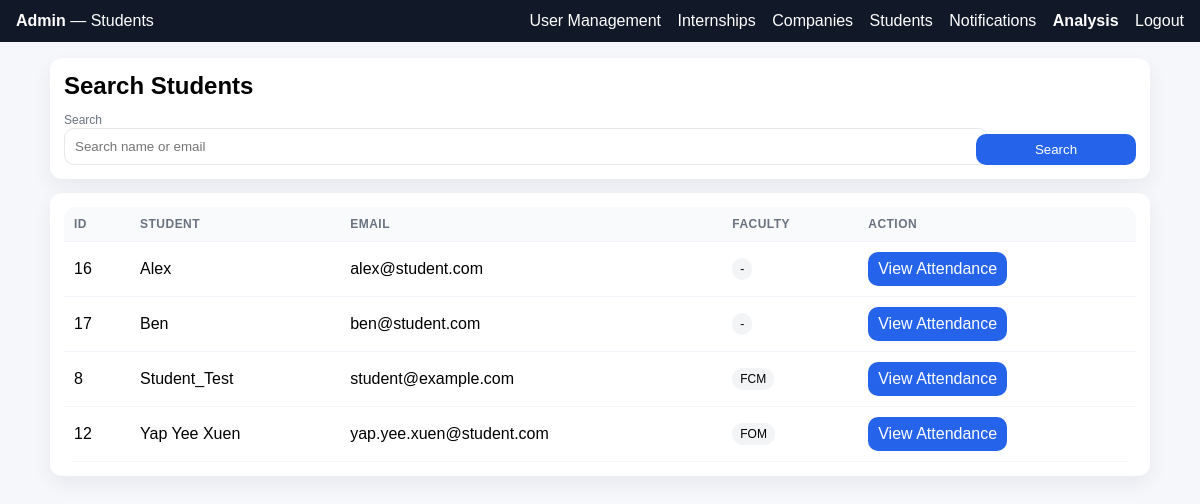
The app's page /dashboard/admin_students.php (signed in) with its own data.
### tables this page shows
CREATE TABLE `users` (
  `id` int(11) NOT NULL,
  `name` varchar(100) NOT NULL,
  `email` varchar(100) NOT NULL,
  `password` varchar(255) NOT NULL,
  `role` enum('student','company','academic','admin') NOT NULL,
  `created_at` timestamp NOT NULL DEFAULT current_timestamp(),
  `academic_supervisor_id` int(11) DEFAULT NULL,
  `faculty` enum('FCI','FCM','FIST','FOM') DEFAULT NULL
);

### dashboard/admin_students.php (the view, shortened to what this page needs)
<?php
include("../config/db.php");
$q = trim($_GET['q'] ?? '');
$sql = "SELECT id, name, email, faculty FROM users WHERE role='student'";
$sql .= " ORDER BY name ASC";
$stmt = $conn->prepare($sql);
$stmt->execute();
$students = $stmt->get_result();
?>
<!DOCTYPE html>
<html>
<head>
</head>
<body>
<div class="navbar">
    <div><b>Admin</b> — Students</div>
    <div>
        <a href="admin.php">User Management</a>
        <a href="admin_internships.php">Internships</a>
        <a href="admin_companies.php">Companies</a>
        <a href="admin_students.php">Students</a>
        <a href="admin_notifications.php">Notifications</a>
        <a href="admin_analysis.php"><b>Analysis</b></a>
        <a href="../auth/logout.php">Logout</a>
    </div>
</div>
<div class="container">
    <div class="card">
        <h2 style="margin:0 0 10px;">Search Students</h2>
        <form method="GET" class="row">
            <div>
                <label style="font-size:12px;color:#6b7280;">Search</label>
                <input type="text" name="q" value="<?= htmlspecialchars($q) ?>" placeholder="Search name or email">
            </div>
            <div style="flex:0; min-width:160px;">
                <button class="btn" type="submit" style="width:100%;">Search</button>
            </div>
        </form>
    </div>
    <div class="card">
        <table>
            <tr>
                <th>ID</th>
                <th>Student</th>
                <th>Email</th>
                <th>Faculty</th>
                <th>Action</th>
            </tr>
            <?php while ($s = $students->fetch_assoc()): ?>
                <tr>
                    <td><?= (int)$s['id'] ?></td>
                    <td><?= htmlspecialchars($s['name']) ?></td>
                    <td><?= htmlspecialchars($s['email']) ?></td>
                    <td><span class="tag"><?= htmlspecialchars($s['faculty'] ?? '-') ?></span></td>
                    <td>
                        <a class="btn" href="admin_student_attendance.php?student_id=<?= (int)$s['id'] ?>">
                            View Attendance
                        </a>
                    </td>
                </tr>
            <?php endwhile; ?>
        </table>
    </div>
</div>
</body>
</html>

### dashboard/admin_students.php (style rules this page uses)
body { background:#f6f7fb; font-family:Arial; margin:0; }
.navbar { background:#111827; color:#fff; padding:12px 16px; display:flex; justify-content:space-between; align-items:center; }
.navbar a { color:#fff; text-decoration:none; margin-left:12px; }
.container { max-width:1100px; margin:16px auto; padding:0 16px; }
.card { background:#fff; border-radius:12px; padding:14px; box-shadow:0 8px 20px rgba(17,24,39,0.06); margin-bottom:14px; }
.row { display:flex; gap:10px; flex-wrap:wrap; align-items:end; }
.row > div { flex:1; min-width:220px; }
input { width:100%; padding:10px; border:1px solid #e5e7eb; border-radius:10px; }
table { width:100%; border-collapse:separate; border-spacing:0; border-radius:12px; overflow:hidden; background:#fff; }
th, td { padding:10px; border-bottom:1px solid #f1f5f9; text-align:left; }
th { background:#f8fafc; font-size:12px; color:#6b7280; text-transform:uppercase; letter-spacing:.04em; }
.btn { background:#2563eb; color:#fff; border:none; padding:8px 10px; border-radius:10px; cursor:pointer; text-decoration:none; display:inline-block; }
.tag { display:inline-block; padding:4px 8px; border-radius:999px; font-size:12px; background:#f3f4f6; }

### records on screen
users: id "16", name "Alex", email "alex@student.com", faculty "-"
users: id "17", name "Ben", email "ben@student.com", faculty "-"
users: id "8", name "Student_Test", email "student@example.com", faculty "FCM"
users: id "12", name "Yap Yee Xuen", email "yap.yee.xuen@student.com", faculty "FOM"
